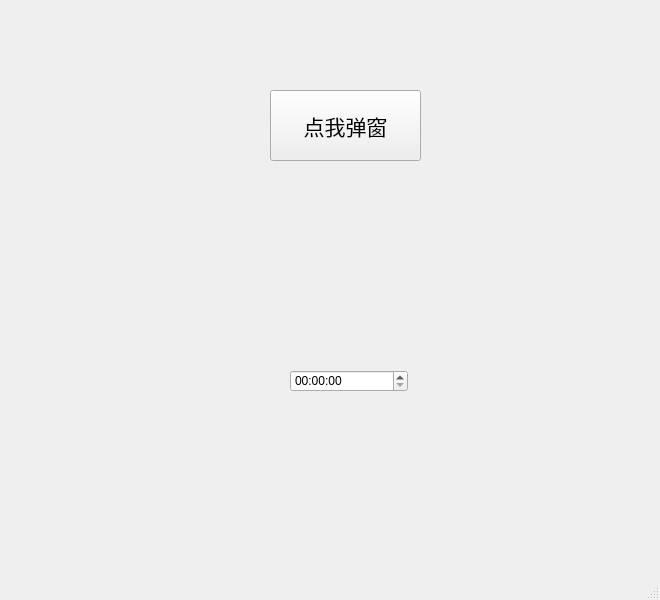
<?xml version="1.0" encoding="UTF-8"?>
<ui version="4.0">
 <class>MainWindow</class>
 <widget class="QMainWindow" name="MainWindow">
  <property name="geometry">
   <rect>
    <x>0</x>
    <y>0</y>
    <width>660</width>
    <height>600</height>
   </rect>
  </property>
  <property name="windowTitle">
   <string>哈哈哈qt</string>
  </property>
  <widget class="QWidget" name="centralwidget">
   <widget class="QPushButton" name="pushButton">
    <property name="geometry">
     <rect>
      <x>270</x>
      <y>90</y>
      <width>151</width>
      <height>71</height>
     </rect>
    </property>
    <property name="font">
     <font>
      <family>Arial</family>
      <pointsize>16</pointsize>
     </font>
    </property>
    <property name="text">
     <string>点我弹窗</string>
    </property>
   </widget>
   <widget class="QTimeEdit" name="timeEdit">
    <property name="geometry">
     <rect>
      <x>290</x>
      <y>370</y>
      <width>118</width>
      <height>22</height>
     </rect>
    </property>
   </widget>
  </widget>
  <widget class="QMenuBar" name="menubar">
   <property name="geometry">
    <rect>
     <x>0</x>
     <y>0</y>
     <width>660</width>
     <height>23</height>
    </rect>
   </property>
  </widget>
  <widget class="QStatusBar" name="statusbar"/>
 </widget>
 <resources/>
 <connections>
  <connection>
   <sender>pushButton</sender>
   <signal>clicked()</signal>
   <receiver>MainWindow</receiver>
   <slot>button_click()</slot>
   <hints>
    <hint type="sourcelabel">
     <x>336</x>
     <y>160</y>
    </hint>
    <hint type="destinationlabel">
     <x>410</x>
     <y>319</y>
    </hint>
   </hints>
  </connection>
 </connections>
 <slots>
  <slot>button_click()</slot>
 </slots>
</ui>
